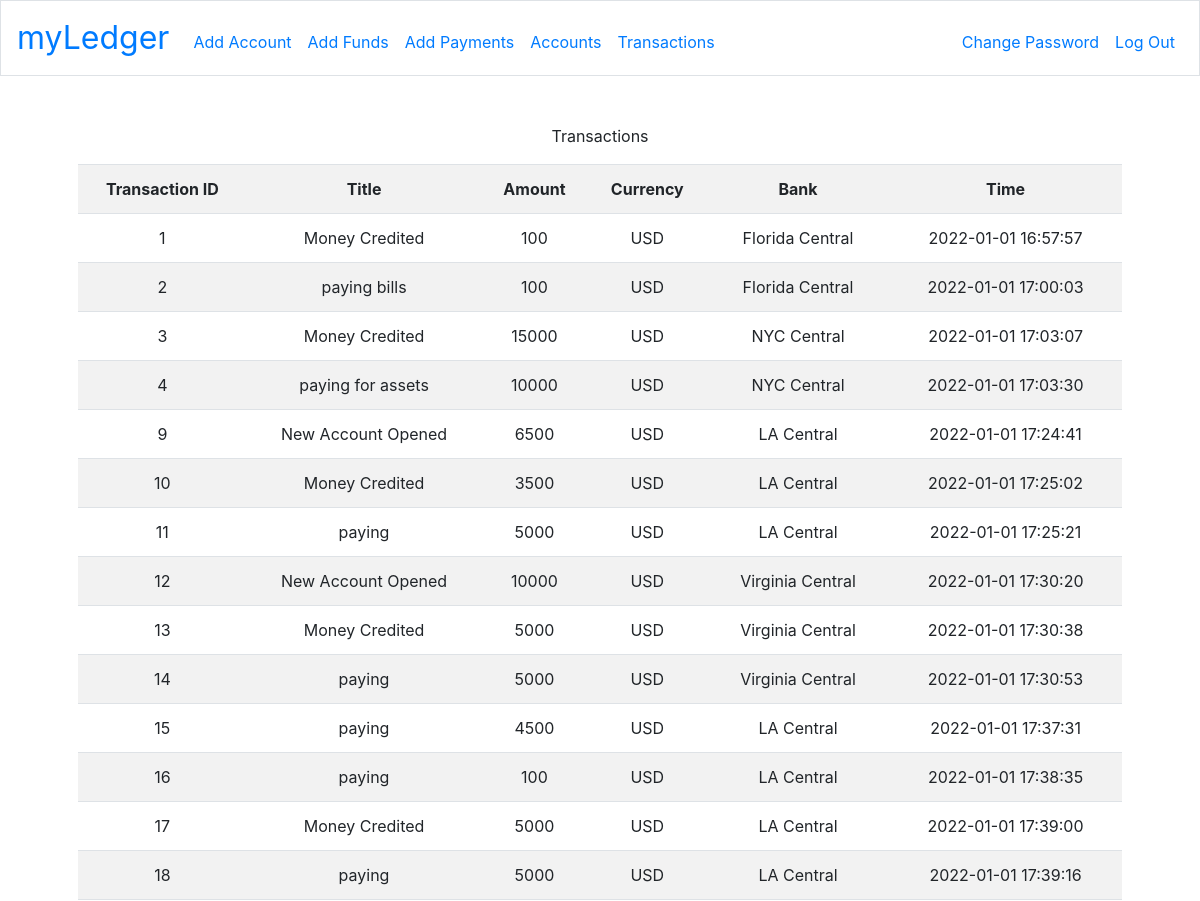
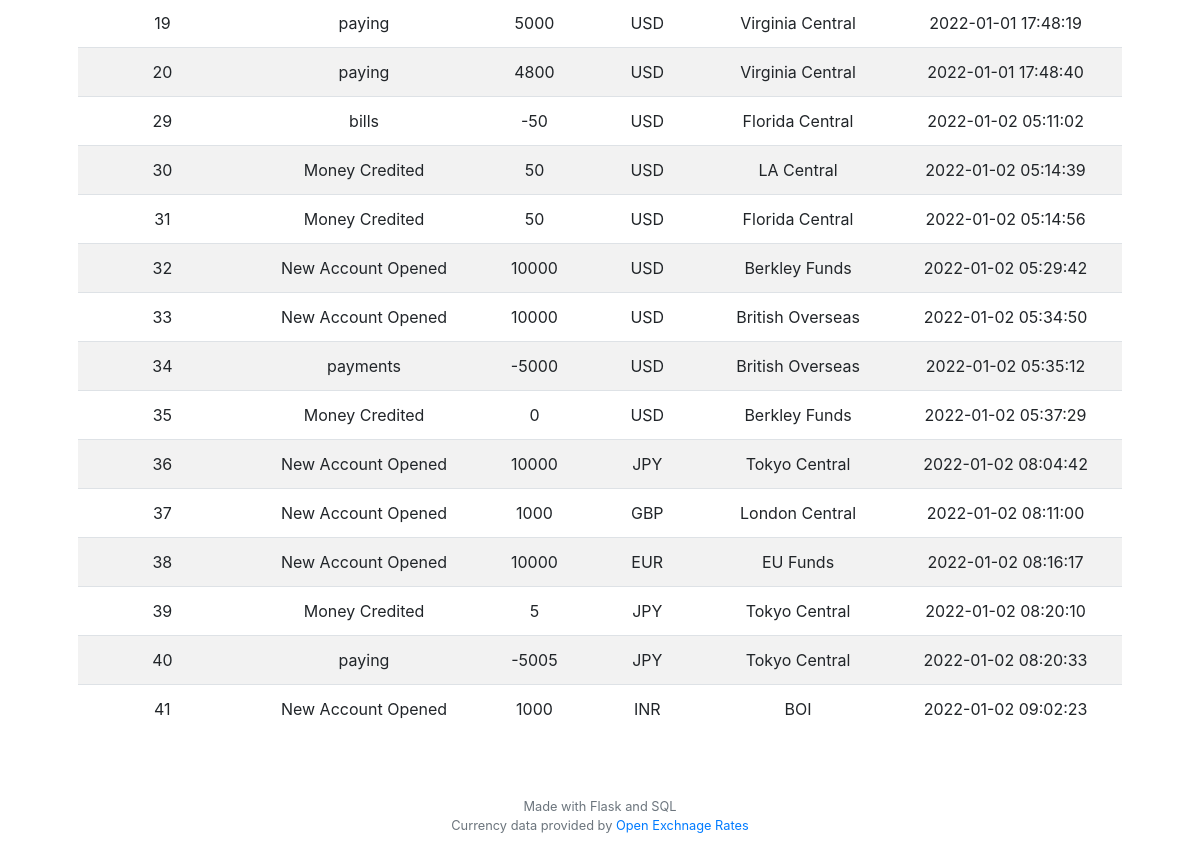
Screenshot of /transactions (signed in) with the database file from the repository (2 pictures, top to bottom).
### tables this page shows
CREATE TABLE transactions (
id INTEGER NOT NULL,
transaction_id INTEGER NOT NULL,
title TEXT NOT NULL,
amount NUMERIC NOT NULL,
currency TEXT NOT NULL,
bank TEXT NOT NULL,
time TIMESTAMP DEFAULT CURRENT_TIMESTAMP,
PRIMARY KEY(id),
FOREIGN KEY(transaction_id) REFERENCES users(id));

### application.py (the view)
@app.route("/transactions", methods=["GET", "POST"])
@login_required
def transactions():
    data = db.execute("SELECT id, title, amount, currency, bank, time FROM transactions WHERE transaction_id = ?",
                      session["user_id"])
    return render_template("transactions.html", data=data)

### application.py (called while the page is built)
@app.after_request
def after_request(response):
    response.headers["Cache-Control"] = "no-cache, no-store, must-revalidate"
    response.headers["Expires"] = 0
    response.headers["Pragma"] = "no-cache"
    return response

### helpers.py (called while the page is built)
def login_required(f):
    @wraps(f)
    def decorated_function(*args, **kwargs):
        if session.get("user_id") is None:
            return redirect("/login")
        return f(*args, **kwargs)
    return decorated_function

### templates/transactions.html (shortened to what this page needs)
{% extends "layout.html" %}
{% block main %}
    <div>
        <p>
            Transactions
            <table class = "table table-striped">
                <tr>
                    <th>Transaction ID</th>
                    <th>Title</th>
                    <th>Amount</th>
                    <th>Currency</th>
                    <th>Bank</th>
                    <th>Time</th>
                </tr>
                {% for row in data %}
                <tr>
                    <td>{{ row.id }}</td>
                    <td>{{ row.title }}</td>
                    <td>{{ row.amount }}</td>
                    <td>{{ row.currency }}</td>
                    <td>{{ row.bank }}</td>
                    <td>{{ row.time }}</td>
                </tr>
                {% endfor %}
            </table>
        </p>
    </div>
{% endblock %}

### templates/layout.html (shortened to what this page needs)
<!DOCTYPE html>
<html lang="en">
    <head>
        <link rel="stylesheet" href="https://cdn.jsdelivr.net/npm/bootstrap@4.5.3/dist/css/bootstrap.min.css">
        <link href="/static/styles.css" rel="stylesheet">
    </head>
    <body>
        <nav class="navbar navbar-expand-md navbar-primary border">
            <a class="navbar-brand" href="/">myLedger</a>
            <div class="collapse navbar-collapse" id="navbar">
                {% if session.user_id %}
                    <ul class="navbar-nav mr-auto mt-2">
                        <li class="nav-item"><a class="nav-link" href="/new">Add Account</a></li>
                        <li class="nav-item"><a class="nav-link" href="/funds">Add Funds</a></li>
                        <li class="nav-item"><a class="nav-link" href="/payment">Add Payments</a></li>
                        <li class="nav-item"><a class="nav-link" href="/accounts">Accounts</a></li>
                        <li class="nav-item"><a class="nav-link" href="/transactions">Transactions</a></li>
                    </ul>
                    <ul class="navbar-nav ml-auto mt-2">
                        <li class="nav-item"><a class="nav-link" href="/password">Change Password</a></li>
                        <li class="nav-item"><a class="nav-link" href="/logout">Log Out</a></li>
                    </ul>
                {% else %}
                    <ul class="navbar-nav ml-auto mt-2">
                        <li class="nav-item"><a class="nav-link" href="/register">Register</a></li>
                        <li class="nav-item"><a class="nav-link" href="/login">Log In</a></li>
                    </ul>
                {% endif %}
            </div>
        </nav>
        <main class="container p-5">
            {% block main %}{% endblock %}
        </main>
        <footer class="small text-center text-muted">
            Made with Flask and SQL
            <p>
                Currency data provided by <a href="https://openexchangerates.org">Open Exchnage Rates</a>
            </p>
        </footer>
    </body>
</html>

### static/styles.css (style rules this page uses)
nav .navbar-brand { font-size: xx-large; }
main { overflow-x: auto; text-align: center; }

### rows the page displays
transactions: id "1", title "Money Credited", amount "100", currency "USD", bank "Florida Central", time "2022-01-01 16:57:57"
transactions: id "2", title "paying bills", amount "100", currency "USD", bank "Florida Central", time "2022-01-01 17:00:03"
transactions: id "3", title "Money Credited", amount "15000", currency "USD", bank "NYC Central", time "2022-01-01 17:03:07"
transactions: id "4", title "paying for assets", amount "10000", currency "USD", bank "NYC Central", time "2022-01-01 17:03:30"
transactions: id "9", title "New Account Opened", amount "6500", currency "USD", bank "LA Central", time "2022-01-01 17:24:41"
transactions: id "10", title "Money Credited", amount "3500", currency "USD", bank "LA Central", time "2022-01-01 17:25:02"
transactions: id "11", title "paying", amount "5000", currency "USD", bank "LA Central", time "2022-01-01 17:25:21"
transactions: id "12", title "New Account Opened", amount "10000", currency "USD", bank "Virginia Central", time "2022-01-01 17:30:20"
transactions: id "13", title "Money Credited", amount "5000", currency "USD", bank "Virginia Central", time "2022-01-01 17:30:38"
transactions: id "14", title "paying", amount "5000", currency "USD", bank "Virginia Central", time "2022-01-01 17:30:53"
transactions: id "15", title "paying", amount "4500", currency "USD", bank "LA Central", time "2022-01-01 17:37:31"
transactions: id "16", title "paying", amount "100", currency "USD", bank "LA Central", time "2022-01-01 17:38:35"
transactions: id "17", title "Money Credited", amount "5000", currency "USD", bank "LA Central", time "2022-01-01 17:39:00"
transactions: id "18", title "paying", amount "5000", currency "USD", bank "LA Central", time "2022-01-01 17:39:16"
transactions: id "19", title "paying", amount "5000", currency "USD", bank "Virginia Central", time "2022-01-01 17:48:19"
transactions: id "20", title "paying", amount "4800", currency "USD", bank "Virginia Central", time "2022-01-01 17:48:40"
transactions: id "29", title "bills", amount "-50", currency "USD", bank "Florida Central", time "2022-01-02 05:11:02"
transactions: id "30", title "Money Credited", amount "50", currency "USD", bank "LA Central", time "2022-01-02 05:14:39"
transactions: id "31", title "Money Credited", amount "50", currency "USD", bank "Florida Central", time "2022-01-02 05:14:56"
transactions: id "32", title "New Account Opened", amount "10000", currency "USD", bank "Berkley Funds", time "2022-01-02 05:29:42"
transactions: id "33", title "New Account Opened", amount "10000", currency "USD", bank "British Overseas", time "2022-01-02 05:34:50"
transactions: id "34", title "payments", amount "-5000", currency "USD", bank "British Overseas", time "2022-01-02 05:35:12"
transactions: id "35", title "Money Credited", amount "0", currency "USD", bank "Berkley Funds", time "2022-01-02 05:37:29"
transactions: id "36", title "New Account Opened", amount "10000", currency "JPY", bank "Tokyo Central", time "2022-01-02 08:04:42"
transactions: id "37", title "New Account Opened", amount "1000", currency "GBP", bank "London Central", time "2022-01-02 08:11:00"
transactions: id "38", title "New Account Opened", amount "10000", currency "EUR", bank "EU Funds", time "2022-01-02 08:16:17"
transactions: id "39", title "Money Credited", amount "5", currency "JPY", bank "Tokyo Central", time "2022-01-02 08:20:10"
transactions: id "40", title "paying", amount "-5005", currency "JPY", bank "Tokyo Central", time "2022-01-02 08:20:33"
transactions: id "41", title "New Account Opened", amount "1000", currency "INR", bank "BOI", time "2022-01-02 09:02:23"
